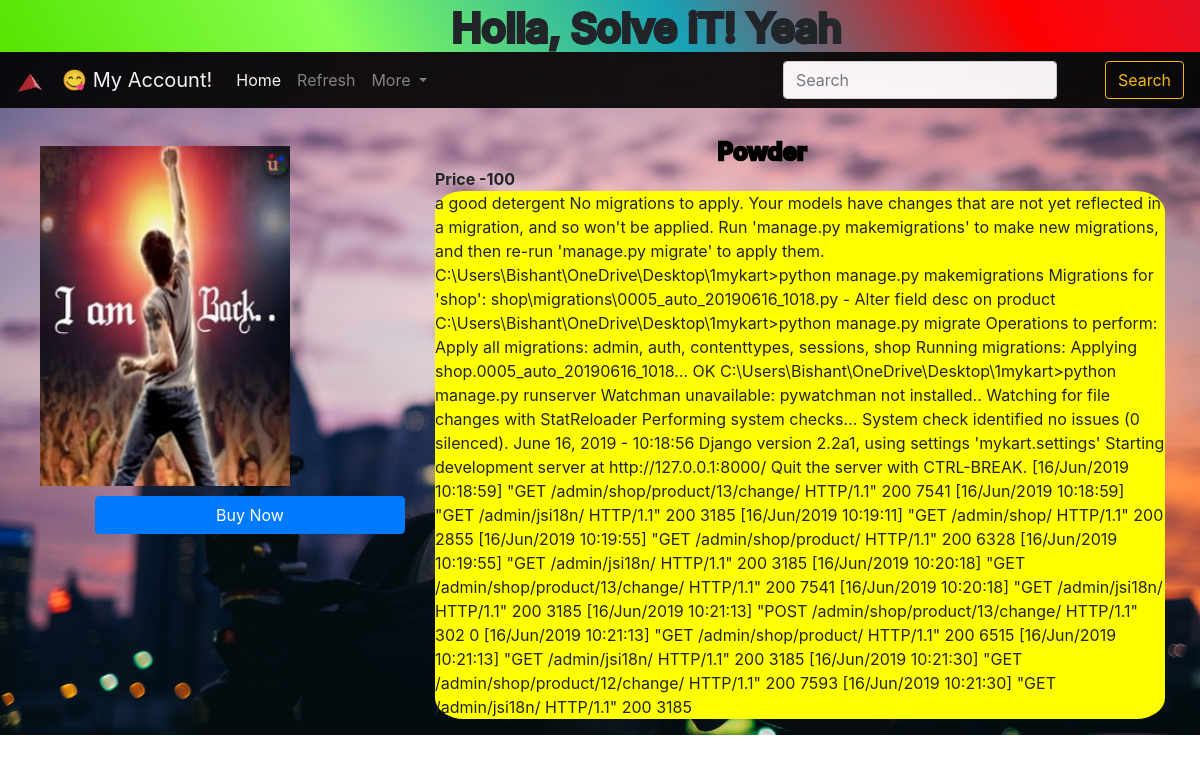
Page /shop/productview/4 on the committed database.
### shop/models.py (models this page shows, shortened)
class product(models.Model):
    product_id = models.AutoField
    product_name = models.CharField(max_length=30)
    category = models.CharField(max_length=60, default="")
    SubCategory = models.CharField(max_length=60, default="")
    price = models.IntegerField(default=0)
    desc = models.TextField(max_length=40000)
    pub_date = models.DateField()
    image = models.ImageField(upload_to="shop/images", default="")
    special_offer = models.BooleanField(default=False)

### shop/views.py (the view)
# urls.py: path('productview/<int:myid>', views.productview, name="productview"),
def productview(request, myid):
    Product = product.objects.filter(id=myid)
    return render(request, 'shop/productview.html', {'product': Product[0]})

### shop/templates/shop/productview.html (shortened to what this page needs)
{% extends 'shop/basic.html' %}
{% block body %}
<div class="xd">
    <div class="container">
    <div class="row">
        <div class="col-md-4 my-2">
            <div class="row">
                <a href="/media/{{product.image}}"><img src="/media/{{product.image}}" width="250px" height="340px" id="img1"></a>
            </div>
            {% if user.is_authenticated %}
            <a class="btn btn-primary cart b1" href="/shop/checkout" id="{{product.id}}" >Buy Now</a>
            <div class="wrapper">
                <div class="price">
                    {{product.price}}
                </div>
            </div>
            <button class="btn btn-primary cart">Or Add To Cart</button>
            {% else %}
            <a class="btn btn-primary cart b1" href="/accounts/login" >Buy Now</a>
            {% endif %}
        </div>
        <div class="col-md-8" >
                <h4 style="color:black;"><b>{{product.product_name}}</b></h4>
                <b>Price -{{product.price}}</b><br>
                <p>{{product.desc}}</p>
        </div>
    </div>
    </div>
</div>
{% endblock %}

### shop/templates/shop/productview.html (style rules this page uses)
.xd { margin-left:10px; padding-left:10px; margin-top: 20px; padding-top: 10px; }
.btn { margin-top: 10px; margin-left:40px; }
.b1 { display: block; position: relative; opacity:1; }

### rows in the picture
product: image (picture), product_name "Powder", price "100", desc "a good detergent No migrations to apply. Your models have changes that are not yet reflected in a migration, and so won't be applied. Run 'manage.py makemigrations' to make new migrations, and then re-run 'manage.py migrate' to apply them. C:\\Users\\Bishant\\OneDrive\\Desktop\\1mykart>python manage.py makemigrations Migrations for 'shop': shop\\migrations\\0005_auto_20190616_1018.py - Alter field desc on product C:\\Users\\Bishant\\OneDrive\\Desktop\\1mykart>python manage.py migrate Operations to perform: Apply all migrations: admin, auth, contenttypes, sessions, shop Running migrations: Applying shop.0005_auto_20190616_1018… OK C:\\Users\\Bishant\\OneDrive\\Desktop\\1mykart>python manage.py runserver…"
